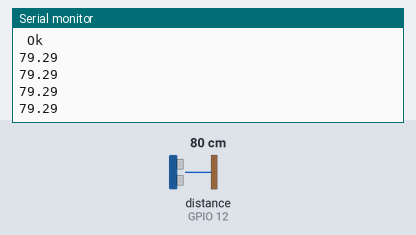
The sketch below on a simulated ESP32-S3. Parts: the last lines printed to the serial monitor. Wiring (inferred from the names in the program): ultrasonic range finder: trigger GPIO 11; echo GPIO 12. The inputs (shaded band) are chosen by the test bench; at power-on: distance to the obstacle (sensor on GPIO 12) 80 cm. The echo pulse lasts 58.3 µs per cm; WiFi joins after 1.5 s; servers stay silent unless stated; no MQTT or app messages arrive unless stated.

Above: at 2.7 s.
2.8 s: distance to the obstacle (sensor on GPIO 12) set to 2 cm
At 3.29 s:
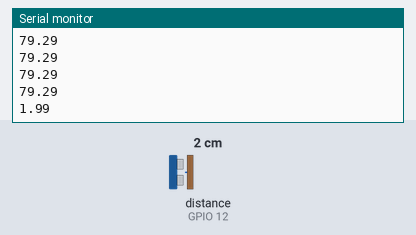
4.3 s: distance to the obstacle (sensor on GPIO 12) set to 4 cm
At 4.49 s:
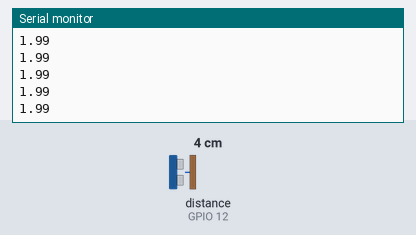
Timing chart, 0 to 7.3 s (numbered marks = the images above; inputs shaded):
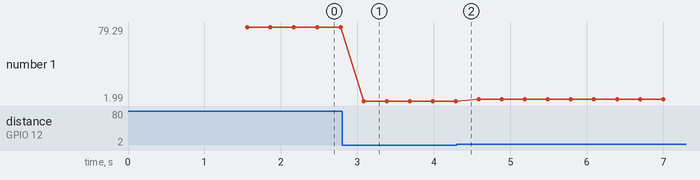

Measured:
- after the input at 2.8 s, the serial monitor: prints a new line after 0.28 s (image 1)
- plotted number 1: 79.29 → 1.99 after the input at 2.8 s, 1.99 → 3.98 after the input at 4.3 s

The sketch:

publisher.ino
```cpp
#include <WiFi.h>
#include <PubSubClient.h>

#define TRIG_PIN 11
#define ECHO_PIN 12

#define SOUND_SPEED 340
#define TRIG_PULSE_DURATION_US 10

long ultrasonic_duration;
float distance_cm;
char buffer[20];

const char * ssid = "******";
const char * password = "******";


const char * broker_ip = "******";
const uint16_t mqtt_port = 1883;

WiFiClient esp_client;

PubSubClient mqtt_client(esp_client);

void setup_wifi();
void init_mqtt();
void connect_mqtt();
void handdle_qmtt();
void mqtt_publish(String topic, char * payload);

float get_distance();


void setup() {
  // put your setup code here, to run once:

  Serial.begin(115200);

  setup_wifi();

  init_mqtt();

  connect_mqtt();


  pinMode(TRIG_PIN, OUTPUT);
  pinMode(ECHO_PIN, INPUT);


  Serial.println("\n Ok");


}

void loop() {
  // put your main code here, to run repeatedly:
  handdle_qmtt();
  distance_cm = get_distance();
  sprintf(buffer, "%.2f", distance_cm);
  Serial.println(distance_cm);
  mqtt_publish("esp32/distance", buffer);
  delay(300);

}


float get_distance(){


  digitalWrite(TRIG_PIN, LOW);
  delayMicroseconds(2);

  digitalWrite(TRIG_PIN, HIGH);
  delayMicroseconds(TRIG_PULSE_DURATION_US);
  digitalWrite(TRIG_PIN, LOW);

  ultrasonic_duration = pulseIn(ECHO_PIN, HIGH);

  return ultrasonic_duration * SOUND_SPEED/2*0.0001;


}

void mqtt_publish(String topic, char * payload){


  mqtt_client.publish(topic.c_str(), payload);


}

void init_mqtt(){

  Serial.print("Connect to MQTT -");
  Serial.print(broker_ip);
  Serial.print("-");
  Serial.println(mqtt_port);

  mqtt_client.setServer(broker_ip, mqtt_port);
}

void connect_mqtt(){

  while(!mqtt_client.connected()){

    Serial.print("Connecting to MQTT");

    if (mqtt_client.connect("ESP32Client"))
           Serial.println("connected");

    else{
           Serial.print("failed with state ");
           Serial.print(mqtt_client.state());
           delay(500);
       }
  }
}

void handdle_qmtt(){

  if(!mqtt_client.connected()){

    connect_mqtt();

  }

  mqtt_client.loop();

}

void setup_wifi(){

  WiFi.begin(ssid, password);

  Serial.print("Connecting to WiFi.");
  while (WiFi.status() != WL_CONNECTED)
       {  delay(500);
          Serial.print(".") ;
       }

  Serial.println("Connected to WiFi");

}
```
